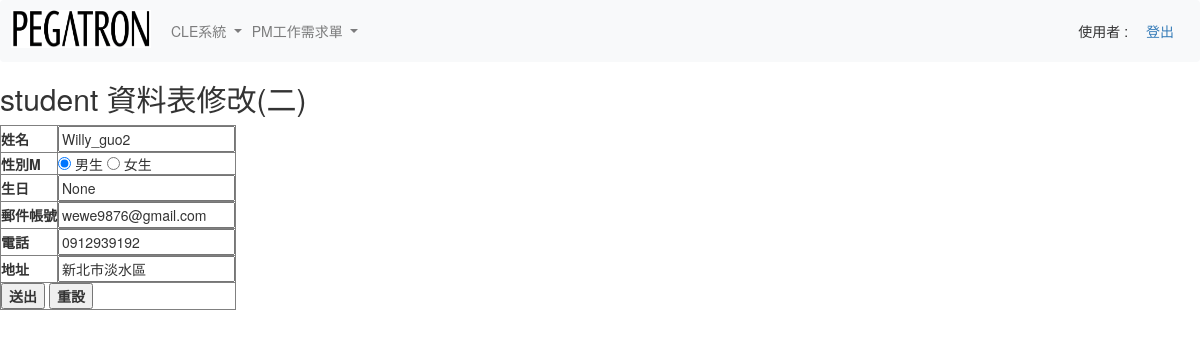
/edit2/4/load, run on the app's committed database.
### myapp/models.py (models this page shows)
class student(models.Model):
    cName = models.CharField(max_length=20, null=False)
    cSex = models.CharField(max_length=2, default='M', null=False)
    cBirthday = models.DateTimeField(null=False)
    cEmail = models.EmailField(max_length=100, blank=True, default='')
    cPhone = models.CharField(max_length=50, blank=True, default='')
    cAddr = models.CharField(max_length=255, blank=True, default='')

### myapp/views.py (the view, shortened to what this page needs)
# urls.py: path('edit2/<int:id>/<str:mode>', views.edit2),
def edit2(request, id=None, mode=None):
    if mode =="load":
        unit = student.objects.get(id=id)
        strdate = str(unit.cBirthday)
        strdate2 = strdate.replace("年","-")
        strdate2 = strdate.replace("月","-")
        strdate2 = strdate.replace("日","-")
        unit.cBirthday = strdate2
        return render(request, "edit2.html", locals())

### templates/edit2.html (shortened to what this page needs)
{% extends "base.html" %}
{% block content %}
  <h2>student 資料表修改(二)</h2>
  <form action="/edit2/{{unit.id}}/save" method="POST" name="form1">
	<table border="1" cellspacing="1" cellpadding="4">
	  <tr>
		<th>姓名</th>
		<td ><input type="text" id="cName" name="cName" value={{unit.cName}}></td>
	  </tr>
		<th>性別{{unit.cSex}}</th>
		{% if unit.cSex == "M" %}
			<td >
			  <input name="cSex" type="radio" id="cSex1" value="M" checked="checked" />
			  男生
			  <input name="cSex" type="radio" id="cSex2" value="F" />
			  女生
			</td>
		{% endif %}
	  <tr>
		<th>生日</th>
		<td><input type="text" id="cBirthday" name="cBirthday" value={{unit.cBirthday}}></td>
	  </tr>
	  <tr>
	  <tr>
		<th>郵件帳號</th>
		<td><input type="text" id="cEmail" name="cEmail" value={{unit.cEmail}}></td>
	  </tr>
	  <tr>
		<th >電話</th>
		<td><input type="text" id="cPhone" name="cPhone" value={{unit.cPhone}}></td>
	  </tr>
	  <tr>
		<th>地址</th>
		<td><input type="text" id="cAddr" name="cAddr" value={{unit.cAddr}}></td>
	  </tr>
	  <tr>
		<th colspan="2" align="center">
		  <input type="submit" name="button" id="button" value="送出">
		  <input type="reset" name="button2" id="button2" value="重設"></th>
	  </tr>
	</table>
  </form>
{% endblock %}

### data on the page
student: cName "Willy_guo2", cSex "M", cBirthday "None", cEmail "wewe9876@gmail.com", cPhone "0912939192", cAddr "新北市淡水區"
